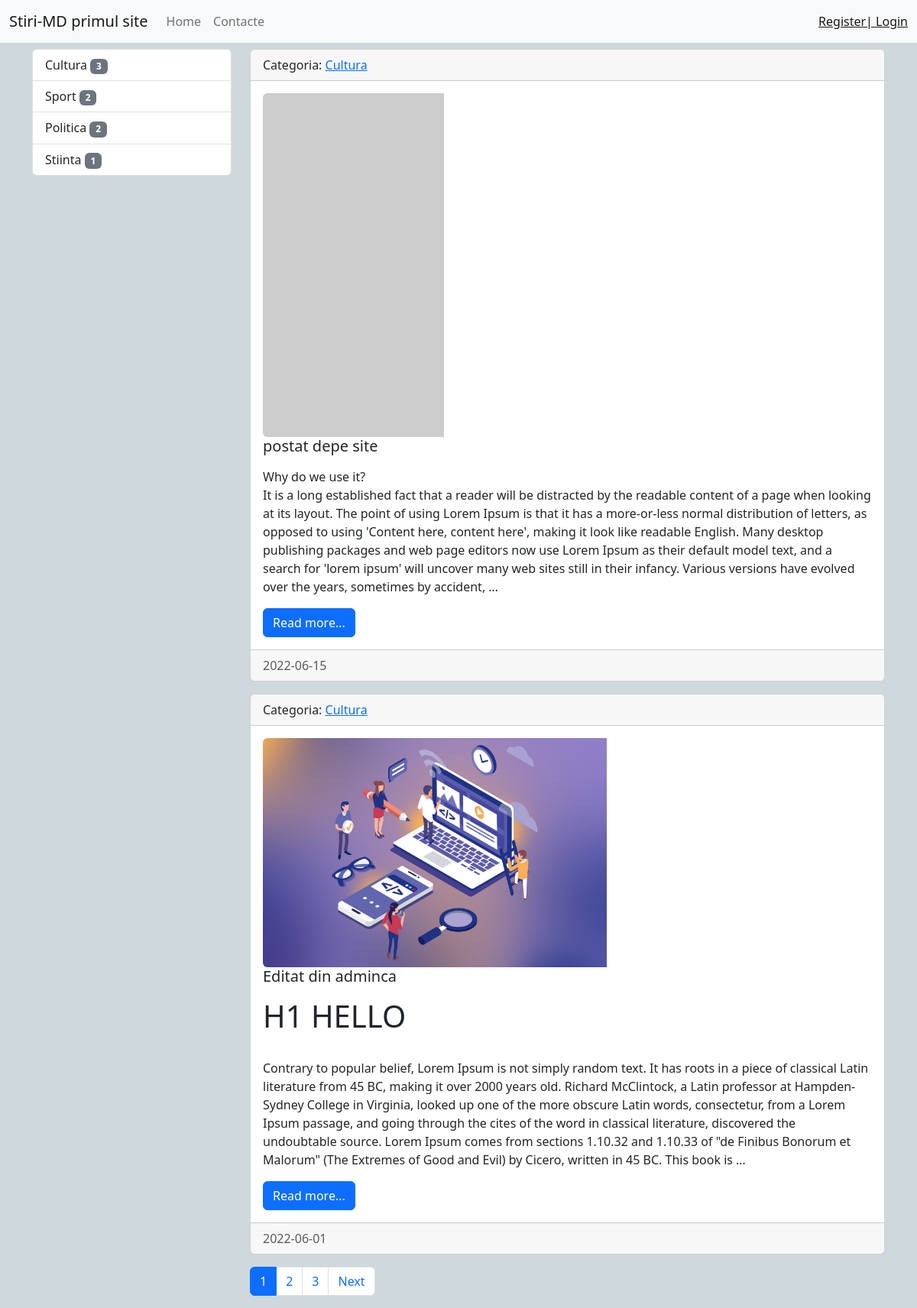
The page / on the database its author committed.
### news/models.py (models this page shows, shortened)
class Category(models.Model):
    title = models.CharField(max_length=150, db_index=True, verbose_name='Denumirea catogoriilor')
    def get_absolute_url(self):
        return reverse('category', kwargs={"category_id": self.pk})
    def __str__(self):
        return self.title
    class Meta:
        verbose_name = 'Categoria'
        verbose_name_plural = 'Categoriile'
        ordering = ['title']

class News(models.Model):
    title = models.CharField(max_length=150, verbose_name='Titlul')
    content = models.TextField(max_length=1500, verbose_name='Contentul')
    created_at = models.DateTimeField(auto_now_add=True, verbose_name='Data-postarii')
    updated_at = models.DateTimeField(auto_now=True, verbose_name='Data-editarii')
    photo = models.ImageField(upload_to='photos/%Y/%m/%d/', verbose_name='Pozele', blank=True)
    is_published = models.BooleanField(default=True, verbose_name='Confirmarea-publicarii')
    category = models.ForeignKey('Category', on_delete=models.PROTECT, verbose_name='Denumirea catogoriilor')
    views = models.IntegerField(default=0)
    def get_absolute_url(self):
        return reverse('view_news', kwargs={"pk": self.pk})
    class Meta:
        verbose_name = 'Știri'
        verbose_name_plural = 'Stirile'
        ordering = ['-created_at']

### news/views.py (the view)
# urls.py: path('', HomeNews.as_view(), name='home'),
class HomeNews(ListView):
    model = News
    template_name = 'news/home_news_list.html'
    context_object_name = 'news'
    paginate_by = 2
    def get_context_data(self, *, object_list=None, **kwargs):
        context = super(HomeNews, self).get_context_data(**kwargs)
        context['title'] = 'Anunt'
        return context
    def get_queryset(self):
        return News.objects.filter(is_published=True).select_related('category')

### news/templatetags/news_tags.py (called while the page is built)
@register.inclusion_tag('news/list_categories.html')
def show_categories(arg1="hello", arg2="world"):
    categories = Category.objects.annotate(cnt=Count('news', filter=F('news__is_published'))).filter(cnt__gt=0)
    return{"categories": categories, "arg1": arg1, "arg2": arg2}

### news/templates/news/home_news_list.html (shortened to what this page needs)
{% extends 'base.html' %}
{% load static %}
{% block sidebar%}
{% include 'inc/_sidebar.html' %}
{% endblock %}
{% block content %}
{% for item in news %}
<div class="card mb-3">
    <div class="card-header">
        Categoria: <a href="{{ item.category.get_absolute_url }}">{{ item.category }}</a>
    </div>
    <div class="card-body">
        <div class="media">
            {% if item.photo %}
            <img src="{{item.photo.url}}" alt="" width="450" class="img-fluid rounded-start" >
            {% else %}
            <img src="https://picsum.photos/id/237/450/300" alt="" class="img-fluid rounded-start">
            {% endif %}
            <div class="media_body">
                <h5 class="card-title">{{ item.title }}</h5>
                <p class="card-text">{{ item.content |safe |linebreaks |truncatewords:100 }}</p>
                <a href="{{item.get_absolute_url}}" class="btn btn-primary">Read more...</a>
            </div>
        </div>
    </div>
    <div class="card-footer text-muted">
        {{ item.created_at|date:"Y-m-d"}}
    </div>
</div>
{% endfor %}
{% endblock %}

### templates/base.html (shortened to what this page needs)
{% load static %}
<!doctype html>
<html lang="en">
<head>
    <link rel="stylesheet" href="{%static 'bootstrap/css/bootstrap.min.css' %}">
    <link href="{%static 'css/stylee.css'%}" rel="stylesheet">
</head>
<body>
    {% include 'inc/_nav.html' %}
    <div class="container mt-2">
        <div class="row">
            <div class= "col-md-3">
                {% block sidebar %}Sidebar{% endblock %}
            </div>
            <div class="col-md-9">
                {% block content %}Content{% endblock %}
                {% if page_obj.has_other_pages %}
                <nav aria-label="...">
                  <ul class="pagination">
                      {% for p in page_obj.paginator.page_range %}
                          {% if page_obj.number == p %}
                          <li class="page-item active" aria-current="page">
                              <a class="page-link" href="?page={{p}}">{{p}}</a>
                          </li>
                          {%elif p > page_obj.number|add:-3 and p < page_obj.number|add:3 %}
                          <li class="page-item">
                                  <a class="page-link" href="?page={{p}}">{{p}}</a>
                          </li>
                          {%endif%}
                      {% endfor%}
                      {% if page_obj.has_next %}
                       <li class="page-item ">
                           <a class="page-link" href="?page={{page_obj.next_page_number}}">Next</a>
                       </li>
                      {%endif%}
                  </ul>
                </nav>
                {% endif %}
            </div>
        </div>
    </div>
</body>
</html>

### templates/inc/_nav.html (shortened to what this page needs)
<nav class="navbar navbar-expand-lg bg-light">
    <div class="container-fluid">
        <a class="navbar-brand" href="{%url 'home'%}">Stiri-MD primul site</a>
        <div class="collapse navbar-collapse" id="navbarSupportedContent">
          <ul class="navbar-nav me-auto mb-2 mb-lg-0">
              <li
                      class="nav-item"><a class="nav-link" href="{%url 'home'%}">Home</a>
              </li>
              <li
                      class="nav-item"><a class="nav-link" href="{%url 'contact'%}">Contacte</a>
              </li>
          </ul>
            <span class="navbar-text">
                {% if request.user.is_authenticated %}
                Bine ati venit, {{user.username}}|  <a href="{%url 'logout'%}">Exit</a>
                {%else%}
                <a href="{% url 'register'  %}">Register| <a href="{% url 'login' %}">Login</a></a>
                {%endif%}
            </span>
        </div>
    </div>
</nav>

### templates/inc/_sidebar.html (shortened to what this page needs)
{% load news_tags %}
{% load static %}
{% show_categories %}

### news/templates/news/list_categories.html
<div class="list-group">
  {%for item in categories %}
    <a href="{{ item.get_absolute_url }}" class="list-group-item list-group-item-action">{{item.title}} <span class="badge bg-secondary">{{ item.cnt }}</span></a>
    {%  endfor %}
</div>

### mysite/static/css/stylee.css (style rules this page uses)
body { background: #cfd8dc; }

### rows shown on the page
Category: title "Cultura", cnt "3"
Category: title "Sport", cnt "2"
Category: title "Politica", cnt "2"
Category: title "Stiinta", cnt "1"
News: category "Cultura", title "postat depe site", content "Why do we use it? It is a long established fact that a reader will be distracted by the readable content of a page when looking at its layout. The point of using Lorem Ipsum is that it has a more-or-less normal distribution of letters, as opposed to using 'Content here, content here', making it look like readable English. Many desktop publishing packages and web page editors now use Lorem Ipsum as their default model text, and a search for 'lorem ipsum' will uncover many web sites still in their infancy. Various versions have evolved over the years, sometimes by accident, …", created_at "2022-06-15"
News: category "Cultura", photo (picture), title "Editat din adminca", content "H1 HELLO Contrary to popular belief, Lorem Ipsum is not simply random text. It has roots in a piece of classical Latin literature from 45 BC, making it over 2000 years old. Richard McClintock, a Latin professor at Hampden-Sydney College in Virginia, looked up one of the more obscure Latin words, consectetur, from a Lorem Ipsum passage, and going through the cites of the word in classical literature, discovered the undoubtable source. Lorem Ipsum comes from sections 1.10.32 and 1.10.33 of \"de Finibus Bonorum et Malorum\" (The Extremes of Good and Evil) by Cicero, written in 45 BC. This book is …", created_at "2022-06-01"

### other values the page prints
{{ p }} "1"
{{ p }} "2" "3"
